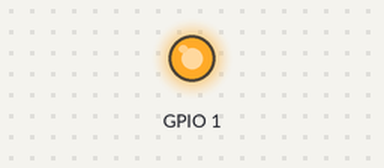
The program below on a simulated Raspberry Pi (BCM pin numbers). Parts: output pins drawn as LEDs (lit = HIGH). At 0.0 s the program stops and its outputs stay as they are.

Above: at 0.1 s.
Timing chart, 0 to 1.5 s (numbered marks = the images above):
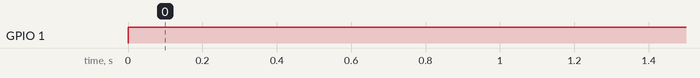

Measured:
- by itself, GPIO 1: LOW → HIGH at 0.00 s

The program:

activar.py
```python
#!/usr/bin/python
# -*- encoding: utf-8 -*-

#Importar libreria GPIO
import RPi.GPIO as GPIO

#Definir modo de trabajo para la placa BCM
GPIO.setmode(GPIO.BCM)

#Desactivo Errores
GPIO.setwarnings(False)

#Importamos la libreria time
import time

#Importamos la libreria para comandos de la consola/shell
import os

#Definir GPIO como Salida
GPIO.setup(1, GPIO.OUT)

#Asigno valor alto para que tenga corriente la salida de 3,3v por GPIO
GPIO.output(1, GPIO.HIGH)
```
